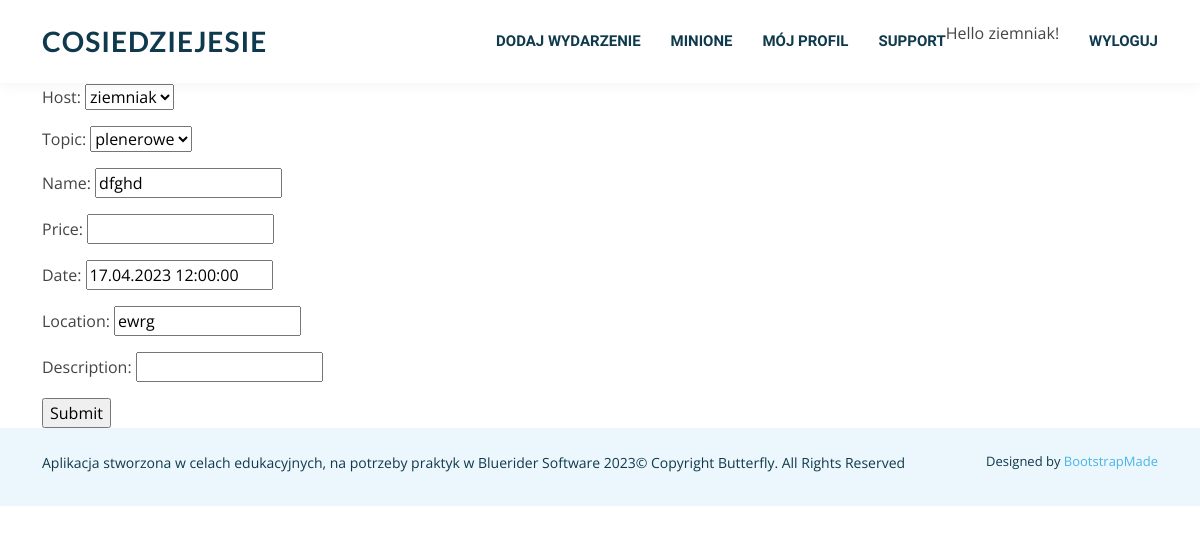
Screenshot of /update-room/4/ (signed in) with the database file from the repository.
### wydarzenia/models.py (models this page shows, shortened)
class Room(models.Model):
    host = models.ForeignKey(User, on_delete=models.SET_NULL, null=True)
    topic = models.ForeignKey(Topic, on_delete=models.SET_NULL, null=True)
    name = models.CharField(max_length=200, default="")
    price = models.DecimalField(max_digits=12, decimal_places=2, null=True)
    description = tinymce_models.HTMLField(blank=True, default="")
    date = models.DateTimeField(null=True, blank=True)
    updated = models.DateTimeField(auto_now=True)
    created = models.DateTimeField(auto_now_add=True)
    location = models.CharField(default="", max_length=50)

### wydarzenia/views.py (the view)
# urls.py: path("update-room/<int:pk>/", views.update_room, name="update-room"),
@login_required(login_url="login")
def update_room(request, pk):
    try:
        room = Room.objects.get(id=pk)
        form = RoomForm(instance=room)
        if request.method == "POST":
            form = RoomForm(request.POST, instance=room)
            if form.is_valid():
                form.save()
                return redirect("home")
        return render(request, "wydarzenia/room_form.html", {"form": form})
    except Room.DoesNotExist:
        return render(request, "404.html", {"my_var": "The Room You Want To Update Does Not Exists"})

### wydarzenia/forms.py
class RoomForm(ModelForm):
    description = forms.CharField(widget=TinyMCE(attrs={"cols": 80, "rows": 30}))
    class Meta:
        model = Room
        fields = "__all__"

### wydarzenia/models.py (called while the page is built)
    def __str__(self):
        return self.slug

### wydarzenia/templates/wydarzenia/room_form.html (shortened to what this page needs)
{% extends 'main.html' %}
{% block content %}
<div class="container">
    <form method="POST" action="">
        {{form.as_p}}
        <input type="submit" value="Submit">
    </form>
</div>
{% endblock content %}

### templates/navbar.html (shortened to what this page needs)
  <header id="header" class="fixed-top">
    <div class="container d-flex align-items-center justify-content-between">
      <h1 class="logo"><a href="/">CoSieDziejeSie</a></h1>
      <nav id="navbar" class="navbar">
        <ul>
          {% if request.user.is_authenticated %}
          <li><a class="nav-link" href="{% url 'create-room' %}">Dodaj wydarzenie</a></li>
          {% endif %}
          <li><a class="nav-link" href="{% url 'history' %}">Minione</a></li>
          {% if request.user.is_authenticated %}
          <li><a class="nav-link" href="{% url 'profile' request.user.id %}">Mój profil</a></li>
          {% endif %}
          {% if not request.user.is_superuser and request.user.is_authenticated %}
          <li><a class="nav-link" href="#">Support</a></li>
          {% endif %}
          {% if request.user.is_authenticated %}
            <p>Hello {{request.user}}!</p>
          <li><a class="nav-link" href="{% url 'logout'  %}">Wyloguj</a></li>
          {% else %}
          <li><a class="nav-link" href="{% url 'login' %}">Login</a></li>
          {% endif %}
        </ul>
      </nav>
    </div>
  </header>

### static/assets/css/style.css (style rules this page uses)
body { font-family: "Open Sans", sans-serif; color: #444444; }
a { text-decoration: none; color: #49b5e7; }
h1, h2, h3, h4, h5, h6 { font-family: "Dosis", sans-serif; }
#header { background: #fff; transition: all 0.5s; z-index: 997; padding: 20px 0; box-shadow: 0px 2px 15px rgba(0, 0, 0, 0.05); }
#header .logo { font-size: 28px; margin: 0; padding: 0; line-height: 1; font-weight: 700; letter-spacing: 1px; text-transform: uppercase; font-family: "Lato", sans-serif; }
#header .logo a { color: #0f394c; }
.navbar { padding: 0; }
.navbar ul { margin: 0; padding: 0; display: flex; list-style: none; align-items: center; }
.navbar li { position: relative; }
.navbar a, .navbar a:focus { display: flex; align-items: center; justify-content: space-between; padding: 10px 0 10px 30px; font-family: "Dosis", sans-serif; font-size: 15px; font-weight: 600; color: #0f394c; white-space: nowrap; transition: 0.3s; text-transform: uppercase; }

### rows the page displays
Room: host "ziemniak", topic "plenerowe", name "dfghd", date "17.04.2023 12:00:00", location "ewrg"

### other values shown
{{ request.user }} "ziemniak"
